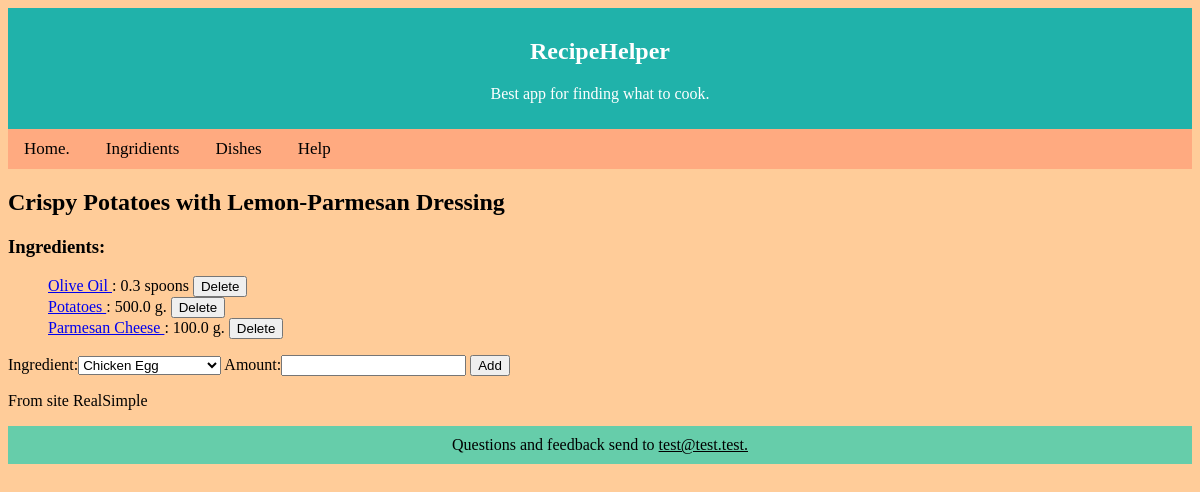
Page /recipe/1/ on the committed database.
### Picker/models.py (models this page shows, shortened)
class Dish(models.Model):
    name = models.CharField(max_length = 100)
    description = models.TextField(blank=True, default='')

class Recipe(models.Model):
    dish = models.ForeignKey(Dish, on_delete=models.CASCADE)
    ingredient = models.ForeignKey(Ingredient, on_delete=models.PROTECT)
    amount = models.DecimalField(max_digits = 10, decimal_places = 1, null = True)
    class Meta:
        unique_together = (('dish', 'ingredient'),)

class Ingredient(models.Model):
    name = models.CharField(max_length = 40, unique = True)
    units = models.CharField(max_length = 10)
    description = models.TextField(blank = True, default = '')

### Picker/views.py (the view)
# urls.py: path('recipe/<int:dish_id>/', views.recipe, name='recipe'),
def recipe(request, dish_id):
    try:
        rec = Dish.objects.get(pk=dish_id)
    except Dish.DoesNotExist:
        raise Http404("There is no such recipe.")
    ing_list = Recipe.objects.filter(dish_id=dish_id).select_related('ingredient')
    if request.method == 'POST':
        is_deleted = False
        for temp in ing_list:
            if str(temp.ingredient_id) in request.POST:
                Recipe.objects.filter(pk=temp.pk).delete()
                form = DishForm()
                is_deleted = True
                break
        if not is_deleted:
            form = DishForm(request.POST)
            if form.is_valid():
                ing2rec = Recipe(dish_id = dish_id, ingredient_id = form.cleaned_data['ingredient'],
                                 amount=form.cleaned_data['amount'])
                ing2rec.save()
        ing_list = Recipe.objects.filter(dish_id=dish_id).select_related('ingredient')
    else:
        form = DishForm()
    template = loader.get_template('dish.html')
    context = {
        'dish_name': rec.name,
        'ingredients_list': ing_list,
        'dish_description': rec.description,
        'form': form,
    }
    return HttpResponse(template.render(context, request))

### Picker/forms.py
class DishForm(forms.Form):
    choises = [tuple([x.id, x.name]) for x in Ingredient.objects.all()]
    ingredient = forms.CharField(widget = forms.Select(choices = choises))
    amount = forms.DecimalField(max_digits = 10, decimal_places = 1)

### templates/dish.html (shortened to what this page needs)
{% extends 'base.html' %}
{% block nav %}
<nav>
    <a href="{% url 'index' %}">Home.</a>
    <a href="{% url 'ing_cat' %}">Ingridients</a>
    <a href="{% url 'catalog' %}">Dishes</a>
    <a>Help</a>
</nav>
{% endblock %}
{% block content %}
<h2>{{ dish_name }}</h2>
<h3>Ingredients:</h3>
{% if ingredients_list %}
<ul id="inline">
    {% for ing in ingredients_list %}
        <li>
            <form method="post" >
                <a href="/ingredient/{{ ing.ingredient_id }} "> {{ ing.ingredient.name }} </a> : {{ ing.amount }} {{ ing.ingredient.units }}
                <input type="submit" name = "{{ ing.ingredient_id }}" value="Delete">
            </form>
        </li>
    {% endfor %}
</ul>
{% endif %}
<form method="post">
    {{ form }}
    <input type="submit" value="Add">
</form>
<p>{{dish_description}}</p>
{% endblock %}

### static/first.css (style rules this page uses)
body { background-color: #ffcc99; }
nav { width: 100%; background-color: #ffaa80; padding: 10px 0px; overflow: hidden; }
nav a { color: black; text-align: center; padding: 14px 16px; text-decoration: none; font-size: 17px; }
ul#inline li { display: inline; }

### rows in the picture
Dish: name "Crispy Potatoes with Lemon-Parmesan Dressing", description "From site RealSimple"
Recipe: ingredient.name "Olive Oil", amount "0.3", ingredient.units "spoons"
Recipe: ingredient.name "Potatoes", amount "500.0", ingredient.units "g."
Recipe: ingredient.name "Parmesan Cheese", amount "100.0", ingredient.units "g."
